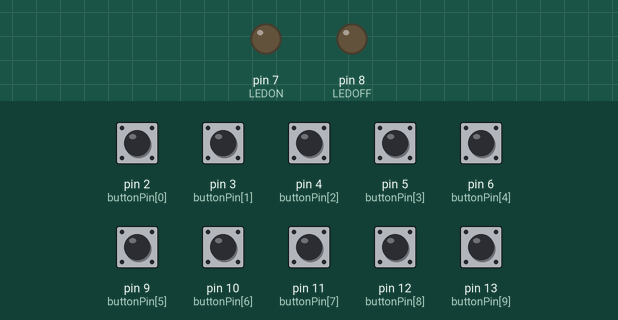
This sketch was run on a simulated Arduino Uno, built with avr-gcc and run on an emulated ATmega328P. Parts: output pins drawn as LEDs (lit = HIGH). The inputs (shaded band) are chosen by the test bench; at power-on: pin 2 (buttonPin[0]), pin 3 (buttonPin[1]), pin 4 (buttonPin[2]), pin 5 (buttonPin[3]), pin 6 (buttonPin[4]), pin 9 (buttonPin[5]), pin 10 (buttonPin[6]), pin 11 (buttonPin[7]), pin 12 (buttonPin[8]), pin 13 (buttonPin[9]) LOW. What the sketch prints to the serial monitor is not drawn.

Above: at 1.2 s.
1.3 s: pin 6 (buttonPin[4]) pulled HIGH for 0.15 s
At 2.1 s:
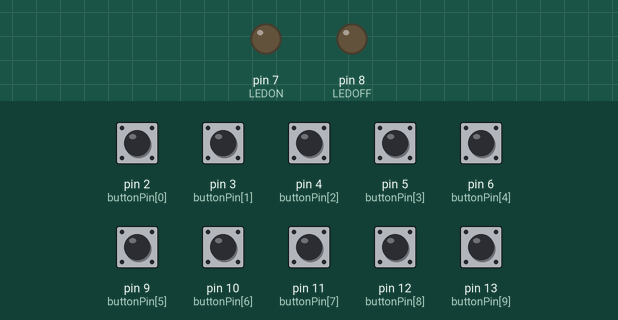
3.0 s: pin 13 (buttonPin[9]) pulled HIGH for 0.15 s
At 4.3 s:
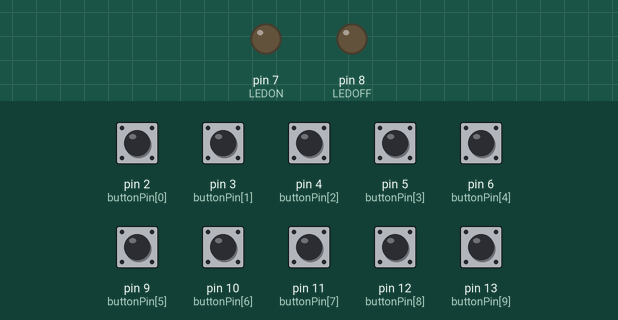
4.6 s: pin 2 (buttonPin[0]) pulled HIGH for 0.15 s
At 5.8 s:
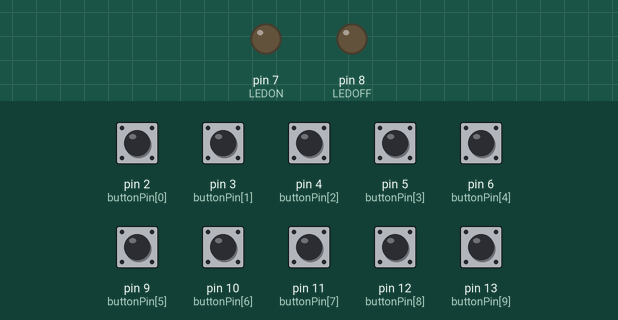
6.2 s: pin 3 (buttonPin[1]) pulled HIGH for 0.15 s
At 7.0 s:
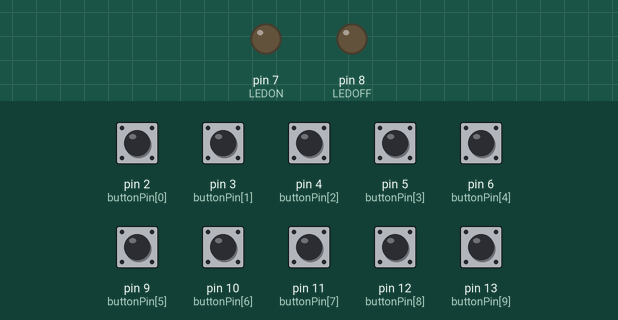
7.8 s: pin 4 (buttonPin[2]) pulled HIGH for 0.15 s
At 9.1 s:
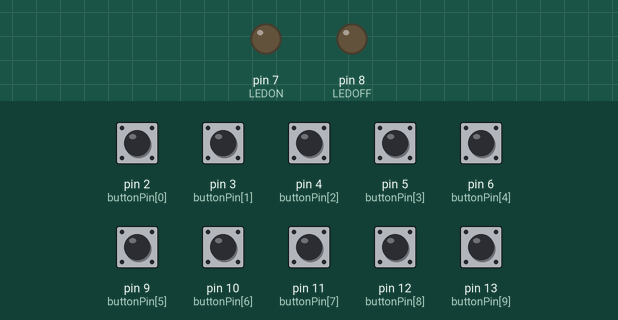
9.4 s: pin 5 (buttonPin[3]) pulled HIGH for 0.15 s
At 10.6 s:
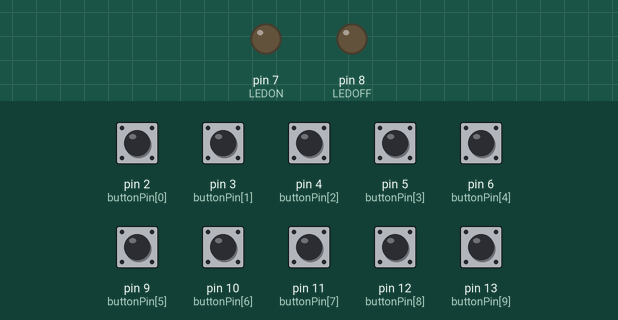
Timing chart, 0 to 12.0 s (numbered marks = the images above; inputs shaded):
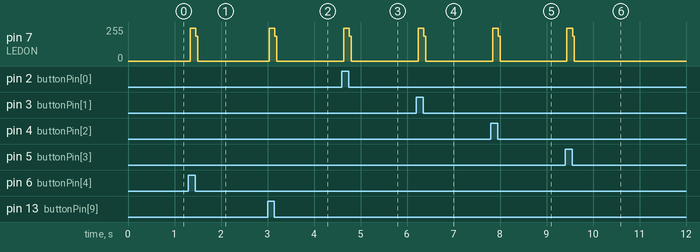

The sketch:

MIDICONTROLUSB.ino
```cpp
#define DEBUG 0

#define CHANNEL     0x90
#define VELOCITYON  0x55
#define VELOCITYOFF 0x00
#define NUMBUTTON   10
#define NUMANALOG   4
#define LEDON       7
#define LEDOFF      8
boolean boolseat = false;
int GLOBAL_PRESS_MOMENT = 0;
int notes[]        = { 34, 35, 36, 37, 38, 39, 40, 41, 42, 43, 44 };  /* digital note on  */
int noteONanalog[] = { 0xA0, 0xA1, 0xA2, 0xA3, 0xA4, 0xA5 };          /* analog note on   */
int buttonPin[]    = { 2, 3, 4, 5, 6, 9, 10, 11, 12, 13 };            /* digital button   */
int analogPin[]    = { A0, A1, A2, A3, A4, A5  };                     /* analog sensor    */
int buttonState[NUMBUTTON];
int pressedState[NUMANALOG];

void setup(void) {
  if(DEBUG==0)  Serial.begin(31250);
  else          Serial.begin(9600);
  init_setup_synth();
}

void loop(void){
  run_digital_button();
  //run_analog_red();
  if(DEBUG!=0)
    delay(100);
}
```

analogDigital.ino
```cpp
/* setup */
void init_setup_synth() {
  pinMode(LEDON,OUTPUT);
  pinMode(LEDOFF,OUTPUT);
  for( int i = 0; i < NUMBUTTON; i++ ) {
    pinMode(buttonPin[i],  INPUT);
  }
}

void sendMIDImsg(byte note, byte velocity) {
    Serial.write((byte)0x90);
    Serial.write((byte)note);
    Serial.write((byte)velocity);
}

/* read state button */
void run_digital_button() {
  for( int i = 0; i < NUMBUTTON; i++ ) {
    buttonState[i] = digitalRead(buttonPin[i]);
    if(buttonState[i] == HIGH) {
      digitalWrite(LEDON,HIGH);
      sendMIDImsg(notes[i], VELOCITYON);
      boolseat=!boolseat;
    }
    else if(boolseat){
      sendMIDImsg(notes[i], VELOCITYOFF);
      digitalWrite(LEDON,LOW);
      boolseat=!boolseat;
    }
  }
}

/* read state analog */
void run_analog_red() {
  for( int i = 0; i < NUMANALOG; i++ ) {
    pressedState[i] = analogRead(analogPin[i]);
    if(pressedState[i] > 0) {
      GLOBAL_PRESS_MOMENT = pressedState[i];

      /* inizio nota */
      digitalWrite(LEDOFF,HIGH);
      sendMIDImsg(pressedState[i], 127);

      /* delay tra inizio nota e fine nota default 100ms or GLOBAL_PRESS_MOMENT */
      if(DEBUG==0){
        if( GLOBAL_PRESS_MOMENT > 0 ) { delay(GLOBAL_PRESS_MOMENT); } else { delay(100); }
      }

      /*termina nota */
      if(DEBUG==0)
        sendMIDImsg(0, 0);
      digitalWrite(LEDOFF,LOW);
    }
  }
}
```

Measured:
- after the input at 1.3 s, pin 7 (LEDON): 0/255 → 244/255 at once, → 0/255 0.12 s later
- after the input at 3.0 s, pin 7 (LEDON): 0/255 → 245/255 at once, → 0/255 0.12 s later
- after the input at 4.6 s, pin 7 (LEDON): 0/255 → 244/255 at once, → 0/255 0.12 s later
- after the input at 6.2 s, pin 7 (LEDON): 0/255 → 244/255 at once, → 0/255 0.12 s later
- after the input at 7.8 s, pin 7 (LEDON): 0/255 → 244/255 at once, → 0/255 0.12 s later
- after the input at 9.4 s, pin 7 (LEDON): 0/255 → 244/255 at once, → 0/255 0.12 s later
